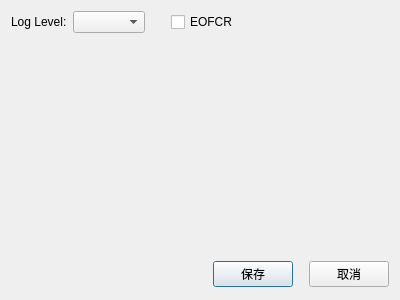
<?xml version="1.0" encoding="UTF-8"?>
<ui version="4.0">
 <class>ConfigGuiClass</class>
 <widget class="QDialog" name="ConfigGuiClass">
  <property name="geometry">
   <rect>
    <x>0</x>
    <y>0</y>
    <width>400</width>
    <height>300</height>
   </rect>
  </property>
  <property name="windowTitle">
   <string>ConfigGuiClass</string>
  </property>
  <layout class="QVBoxLayout" name="verticalLayout" stretch="0,1,0">
   <item>
    <layout class="QHBoxLayout" name="horizontalLayout" stretch="0,0,0,0,1">
     <item>
      <widget class="QLabel" name="label">
       <property name="text">
        <string>Log Level:</string>
       </property>
      </widget>
     </item>
     <item>
      <widget class="QComboBox" name="comboBoxLogLevel"/>
     </item>
     <item>
      <spacer name="verticalSpacer">
       <property name="orientation">
        <enum>Qt::Vertical</enum>
       </property>
       <property name="sizeHint" stdset="0">
        <size>
         <width>20</width>
         <height>20</height>
        </size>
       </property>
      </spacer>
     </item>
     <item>
      <widget class="QCheckBox" name="checkBoxEOFCR">
       <property name="text">
        <string>EOFCR</string>
       </property>
      </widget>
     </item>
     <item>
      <spacer name="verticalSpacer_2">
       <property name="orientation">
        <enum>Qt::Vertical</enum>
       </property>
       <property name="sizeHint" stdset="0">
        <size>
         <width>20</width>
         <height>20</height>
        </size>
       </property>
      </spacer>
     </item>
    </layout>
   </item>
   <item>
    <spacer name="horizontalSpacer">
     <property name="orientation">
      <enum>Qt::Horizontal</enum>
     </property>
     <property name="sizeHint" stdset="0">
      <size>
       <width>40</width>
       <height>20</height>
      </size>
     </property>
    </spacer>
   </item>
   <item>
    <layout class="QHBoxLayout" name="horizontalLayout_2" stretch="1,0,0,0">
     <item>
      <spacer name="verticalSpacer_3">
       <property name="orientation">
        <enum>Qt::Vertical</enum>
       </property>
       <property name="sizeHint" stdset="0">
        <size>
         <width>20</width>
         <height>30</height>
        </size>
       </property>
      </spacer>
     </item>
     <item>
      <widget class="QPushButton" name="saveButton">
       <property name="text">
        <string>保存</string>
       </property>
      </widget>
     </item>
     <item>
      <spacer name="verticalSpacer_4">
       <property name="orientation">
        <enum>Qt::Vertical</enum>
       </property>
       <property name="sizeHint" stdset="0">
        <size>
         <width>10</width>
         <height>30</height>
        </size>
       </property>
      </spacer>
     </item>
     <item>
      <widget class="QPushButton" name="cancelButton">
       <property name="text">
        <string>取消</string>
       </property>
      </widget>
     </item>
    </layout>
   </item>
  </layout>
 </widget>
 <layoutdefault spacing="6" margin="11"/>
 <resources/>
 <connections>
  <connection>
   <sender>cancelButton</sender>
   <signal>clicked()</signal>
   <receiver>ConfigGuiClass</receiver>
   <slot>close()</slot>
   <hints>
    <hint type="sourcelabel">
     <x>342</x>
     <y>272</y>
    </hint>
    <hint type="destinationlabel">
     <x>394</x>
     <y>294</y>
    </hint>
   </hints>
  </connection>
 </connections>
</ui>
